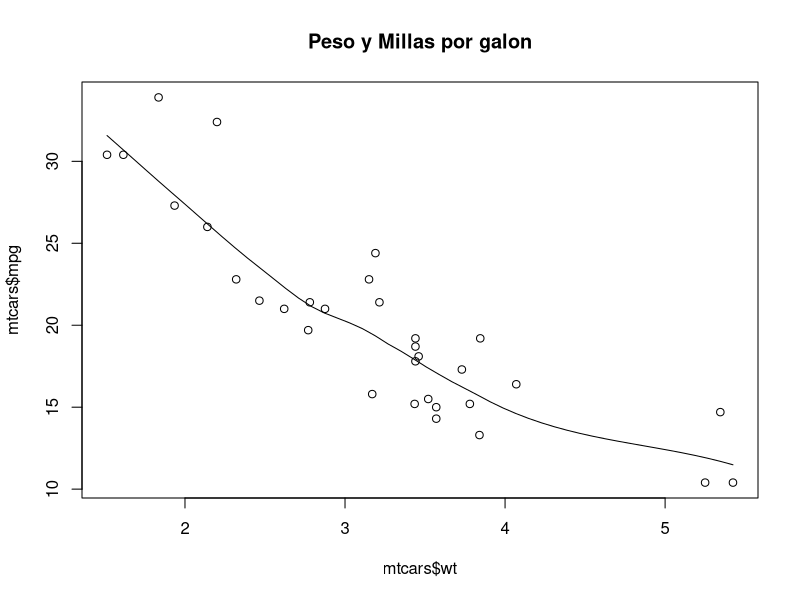
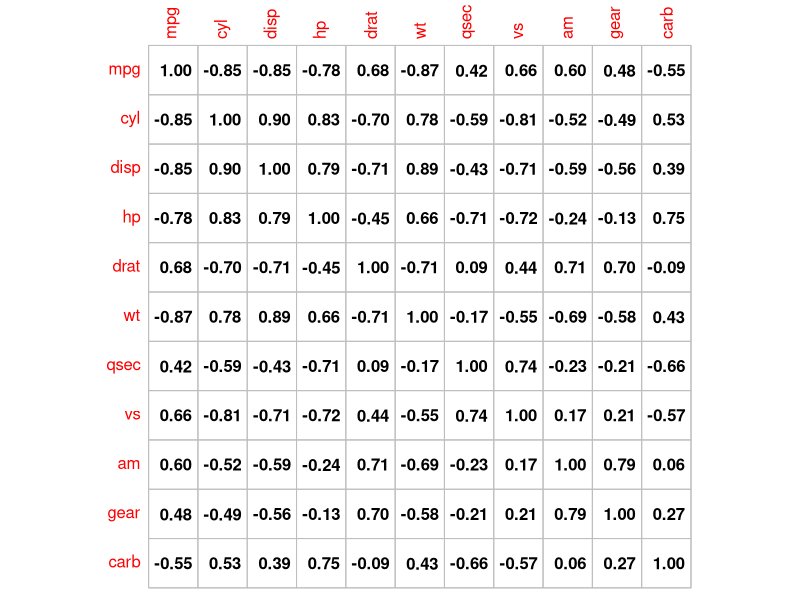
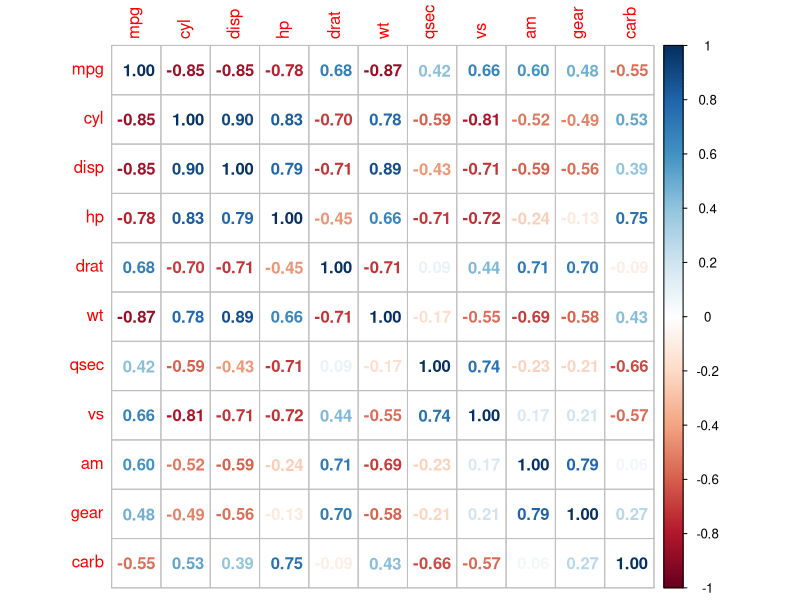
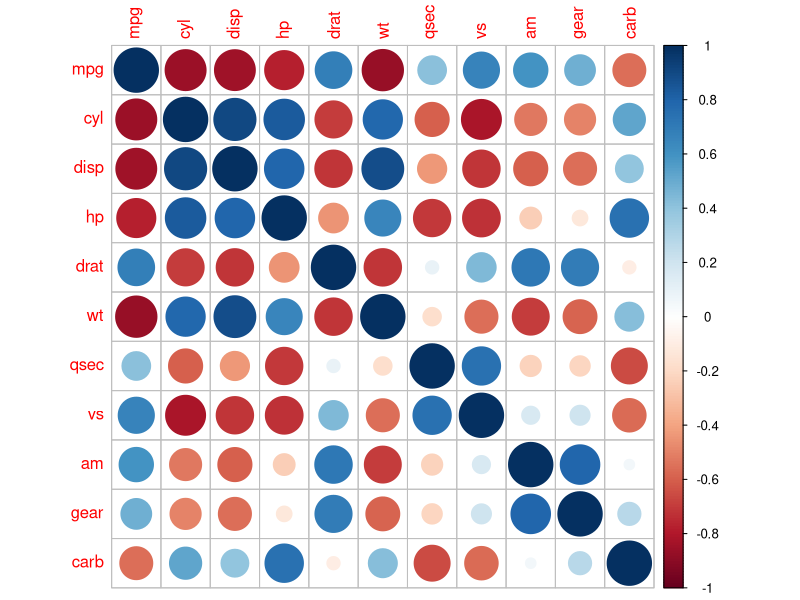
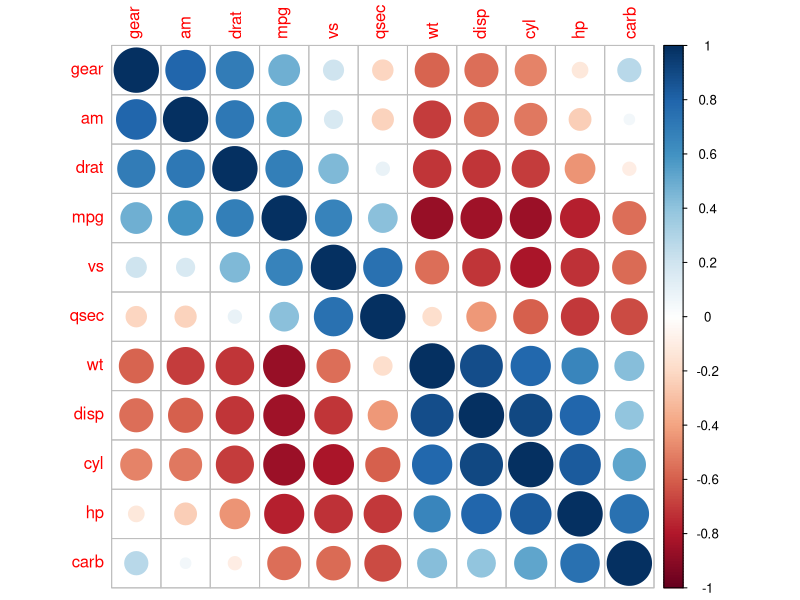
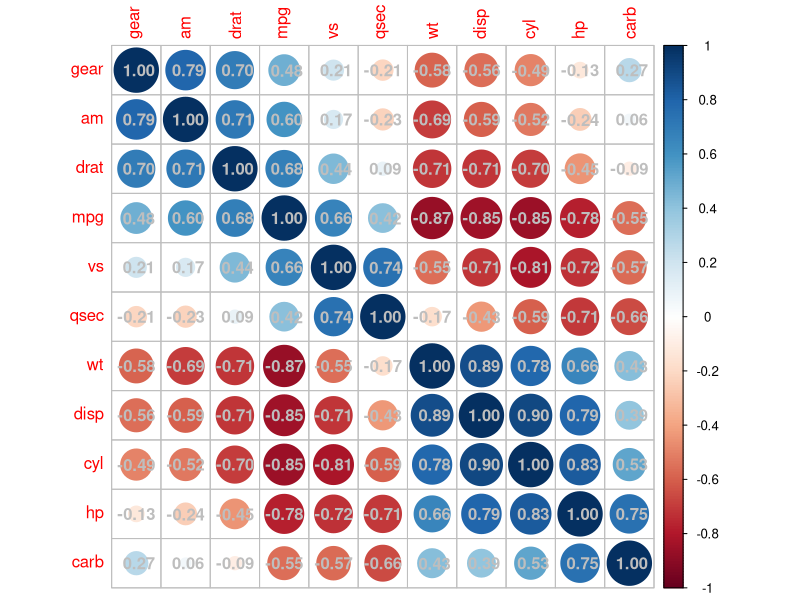
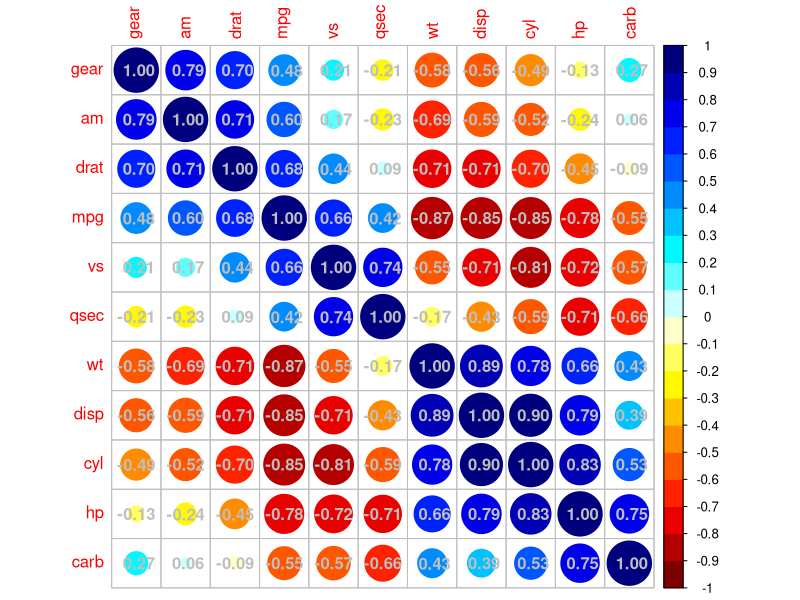
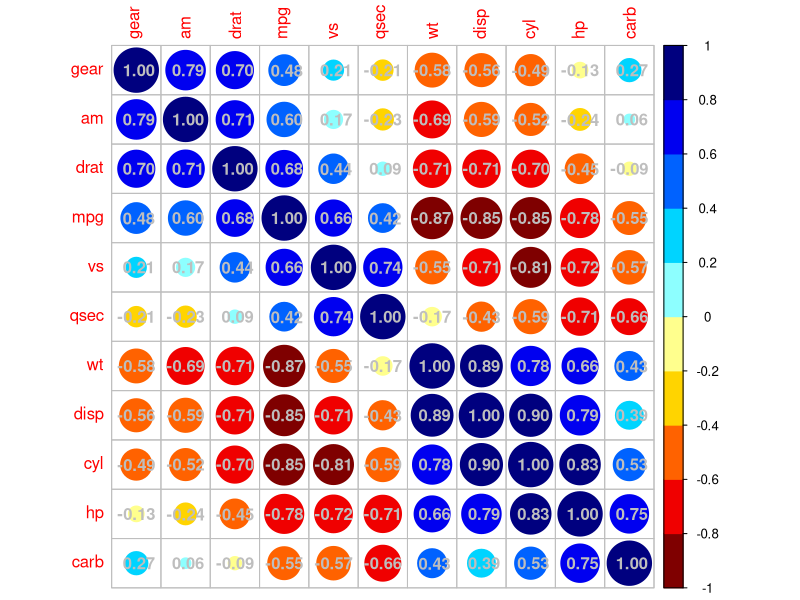

R code for these plots, in order:
## ---- chunk 1
library(corrplot)
head(mtcars)
scatter.smooth(x=mtcars$wt, y=mtcars$mpg, main="Peso y Millas por galon")
## ---- chunk 2
cor(mtcars$wt, mtcars$mpg)
## ---- chunk 3
modlin <- lm(wt ~ mpg, data=mtcars)  
print(modlin)
summary(modlin)
## ---- chunk 4
data(mtcars)
M <- cor(mtcars)

##  different color series
col1 <- colorRampPalette(c("#7F0000", "red", "#FF7F00", "yellow", "white",
                           "cyan", "#007FFF", "blue","#00007F"))
col2 <- colorRampPalette(c("#67001F", "#B2182B", "#D6604D", "#F4A582",
                           "#FDDBC7", "#FFFFFF", "#D1E5F0", "#92C5DE",
                           "#4393C3", "#2166AC", "#053061"))
col3 <- colorRampPalette(c("red", "white", "blue"))
col4 <- colorRampPalette(c("#7F0000", "red", "#FF7F00", "yellow", "#7FFF7F",
                           "cyan", "#007FFF", "blue", "#00007F"))
wb <- c("white", "black")

par(ask = TRUE)

corrplot(M, method = "number", col = "black", cl.pos = "n")
corrplot(M, method = "number")
corrplot(M)
corrplot(M, order = "AOE")
corrplot(M, order = "AOE", addCoef.col = "grey")
## ---- chunk 5
corrplot(M, order = "AOE", col = col1(20), cl.length = 21, addCoef.col = "grey")
corrplot(M, order = "AOE", col = col1(10), addCoef.col = "grey")

corrplot(M, order = "AOE", col = col2(200))
corrplot(M, order = "AOE", col = col2(200), addCoef.col = "grey")
corrplot(M, order = "AOE", col = col2(20), cl.length = 21, addCoef.col = "grey")
corrplot(M, order = "AOE", col = col2(10), addCoef.col = "grey")

corrplot(M, order = "AOE", col = col3(100))
corrplot(M, order = "AOE", col = col3(10))
## ---- chunk 6
corrplot(M, method = "color", col = col1(20), cl.length = 21, order = "AOE",
         addCoef.col = "grey")
corrplot(M, method = "square", col = col2(200), order = "AOE")
corrplot(M, method = "ellipse", col = col1(200), order = "AOE")
corrplot(M, method = "shade", col = col3(20), order = "AOE")
corrplot(M, method = "pie", order = "AOE")
## ---- chunk 7
## col = wb
corrplot(M, col = wb, order = "AOE", outline = TRUE, cl.pos = "n")

## like Chinese wiqi, suit for either on screen or white-black print.
corrplot(M, col = wb, bg = "gold2",  order = "AOE", cl.pos = "n")

## ---- chunk 8
## mixed methods: It's more efficient if using function "corrplot.mixed"
## circle + ellipse
corrplot(M, order = "AOE", type = "upper", tl.pos = "d")
corrplot(M, add = TRUE, type = "lower", method = "ellipse", order = "AOE",
         diag = FALSE, tl.pos = "n", cl.pos = "n")

## circle + square
corrplot(M, order = "AOE",type = "upper", tl.pos = "d")
corrplot(M, add = TRUE, type = "lower", method = "square", order = "AOE",
         diag = FALSE, tl.pos = "n", cl.pos = "n")

## circle + colorful number
corrplot(M, order = "AOE", type = "upper", tl.pos = "d")
corrplot(M, add = TRUE, type = "lower", method = "number", order = "AOE",
         diag = FALSE, tl.pos = "n", cl.pos = "n")

## circle + black number
corrplot(M, order = "AOE", type = "upper", tl.pos = "tp")
corrplot(M, add = TRUE, type = "lower", method = "number", order = "AOE",
         col = "black", diag = FALSE, tl.pos = "n", cl.pos = "n")
## ---- chunk 9
## order is hclust and draw rectangles
corrplot(M, order = "hclust")
corrplot(M, order = "hclust", addrect = 2)
corrplot(M, order = "hclust", addrect = 3, rect.col = "red")
corrplot(M, order = "hclust", addrect = 4, rect.col = "blue")
corrplot(M, order = "hclust", hclust.method = "ward.D2", addrect = 4)
## ---- chunk 10
## visualize a  matrix in [0, 1]
corrplot(abs(M), order = "AOE", cl.lim = c(0,1))
corrplot(abs(M), order = "AOE", col = col1(20), cl.lim = c(0,1))
corrplot(abs(M), order = "AOE", col = col3(200), cl.lim = c(0,1))
## ---- chunk 11
## visualize a  matrix in [-100, 100]
ran <- round(matrix(runif(225, -100,100), 15))
corrplot(ran, is.corr = FALSE)
corrplot(ran, is.corr = FALSE, cl.lim = c(-100, 100))
## ---- chunk 12
## text-labels and plot type
corrplot(M, order = "AOE", tl.srt = 45)
corrplot(M, order = "AOE", tl.srt = 60)
corrplot(M, order = "AOE", tl.pos = "d", cl.pos = "n")
corrplot(M, order = "AOE", diag = FALSE, tl.pos = "d")
corrplot(M, order = "AOE", type = "upper")
corrplot(M, order = "AOE", type = "upper", diag = FALSE)
corrplot(M, order = "AOE", type = "lower", cl.pos = "b")
corrplot(M, order = "AOE", type = "lower", cl.pos = "b", diag = FALSE)
## ---- chunk 13
## an animation of changing confidence interval in different significance level
## begin.animaton
par(ask = FALSE)
for (i in seq(0.1, 0, -0.005)) {
  tmp <- cor.mtest(mtcars, conf.level = 1 - i)
  corrplot(M, p.mat = tmp$p, low = tmp$lowCI, upp = tmp$uppCI, order = "hclust",
           pch.col = "red", sig.level = i, plotCI = "rect", cl.pos = "n",
           mar = c(0, 0, 1, 0),
           title = substitute(alpha == x,
                              list(x = format(i, digits = 3, nsmall = 3))))
  Sys.sleep(0.15)
}
## end.animaton
